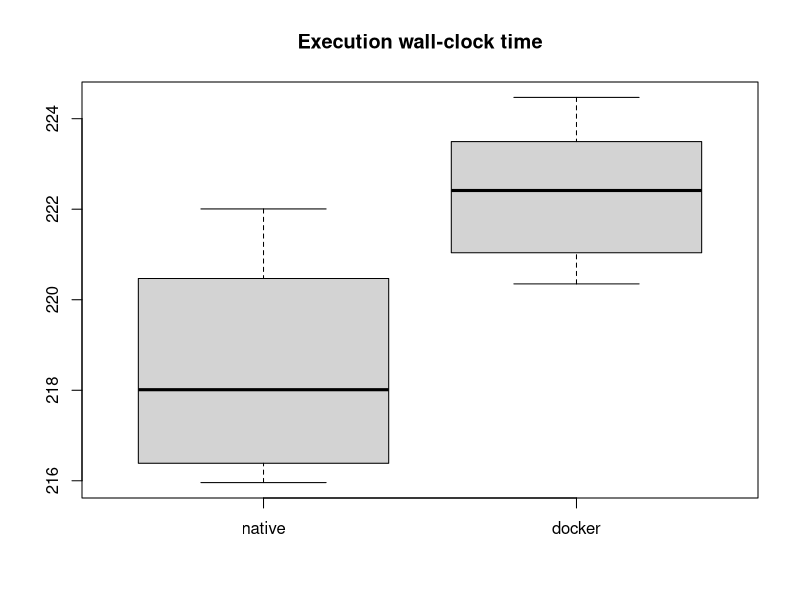
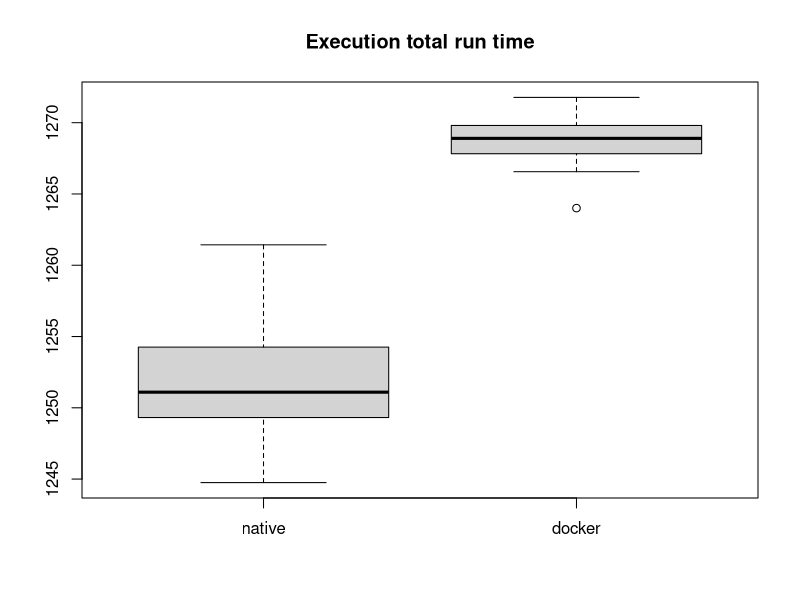
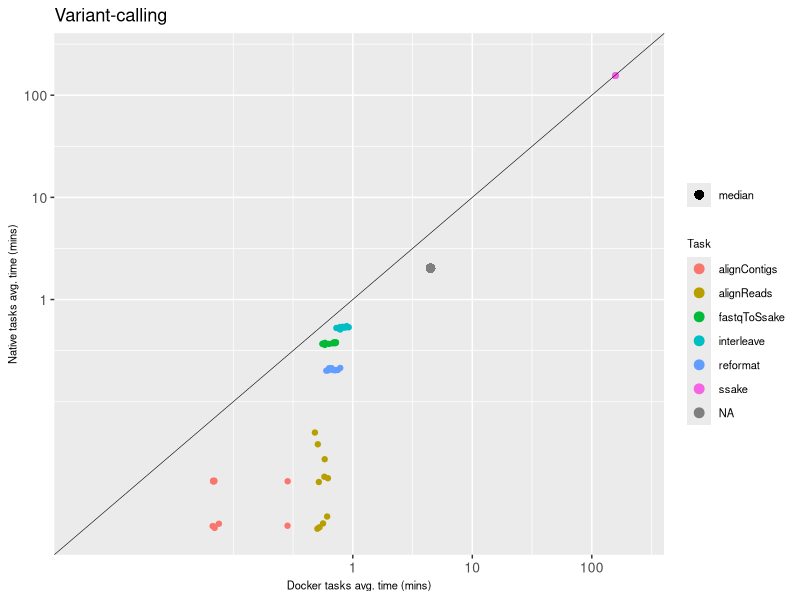

These figures' R source, in order:
native <- read.delim("time_native.txt", header=TRUE)
docker <- read.delim("time_docker.txt", header=TRUE)

n_elapsed <- native$delta / 1000 / 60 
d_elapsed <- docker$delta / 1000 / 60 

png(filename = "fig_wall_time.png")
boxplot(n_elapsed, d_elapsed, names = c("native","docker"))
title("Execution wall-clock time")
dev.off()

n_cputime <- native$realtime / 1000 / 60 
d_cputime <- docker$realtime / 1000 / 60 

png(filename = "fig_run_time.png")
boxplot(n_cputime, d_cputime, names = c("native","docker"))
title("Execution total run time")
dev.off()


library(scales)
library(reshape)
library(ggplot2)
library(grid)

NF_stats<-read.csv("plot.csv",header=T)
NF_stats = cbind(NF_stats, shape=rep("16",dim(NF_stats)[1]))

nL = dim(read.table("stats_docker.txt", skip=1, header=F))[1]

NF_stats_median =  data.frame(list( name = c("median"), realtime_docker = read.table("stats_docker.txt", skip=nL, header=F)[,2], realtime_native = read.table("stats_native.txt", skip=nL, header=F)[,2], shape = c("7")))

NF_stats$realtime_docker_log10 = log10((NF_stats$realtime_docker/1000)/60)
NF_stats$realtime_native_log10 = log10((NF_stats$realtime_native/1000)/60)

max_axis = max(c(NF_stats$realtime_docker_log10, NF_stats$realtime_native_log10)) * 1.08
min_axis = min(c(NF_stats$realtime_docker_log10, NF_stats$realtime_native_log10)) * 1.01

lbreaks = log10(c(1,10,100,1000))
llabels = c(1,10,100,1000)
png(filename = "fig_correlation.png", width = 5, height = 4, units = 'in', res = 300)
qplot(x=realtime_docker_log10, y=realtime_native_log10, data=NF_stats, main="", color=name, ylab="Native tasks avg. time (mins)", xlab="Docker tasks avg. time (mins)") + 
    geom_point(size = 3, aes(shape = shape)) +
    geom_point( data = NF_stats_median, aes(x=(realtime_docker/1000)/60, y=(realtime_native/1000)/60, shape = shape, color = NA), size = 3) +
    scale_shape_manual(values = c(16, 7), breaks = c("7"), labels = c("median")) +
    geom_abline(intercept = 0, size=.2) +
    scale_x_continuous(limits = c(min_axis,max_axis), breaks = lbreaks, labels = llabels) +
    scale_y_continuous(limits = c(min_axis,max_axis), breaks = lbreaks, labels = llabels) +
    labs(color = "Task", title='Variant-calling', shape = "") +
    theme(axis.text.x=element_text(size=10), axis.text.y=element_text(size=10), axis.title.y=element_text(size=8), axis.title.x=element_text(size=8),legend.text=element_text(size=8),legend.title=element_text(size=8))

dev.off()
